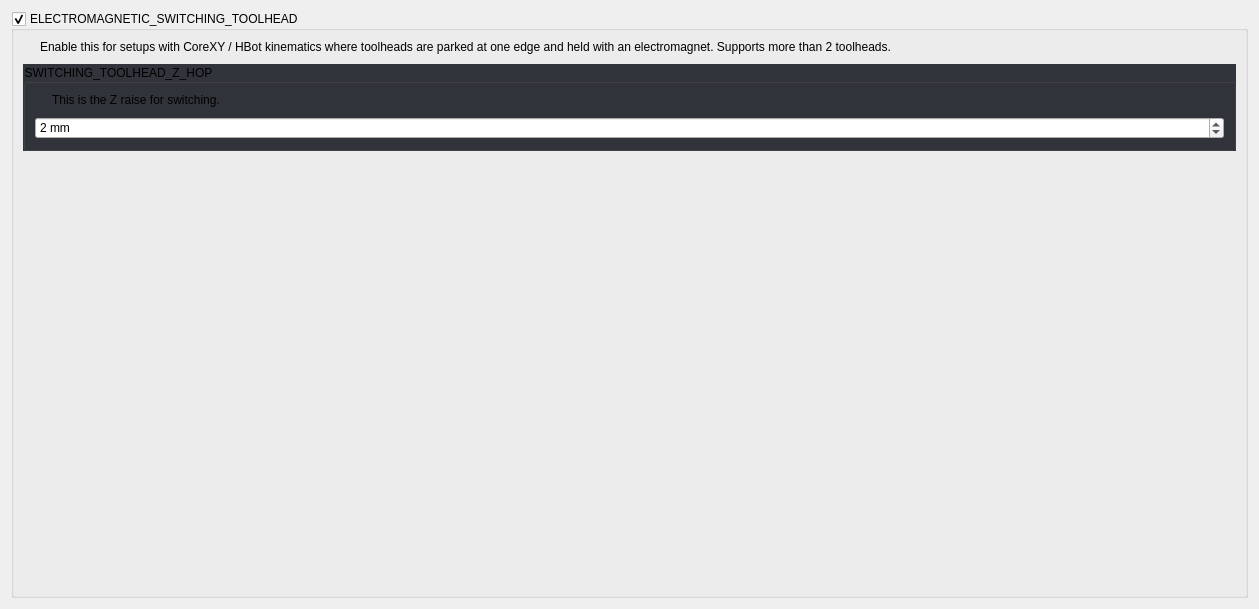
         <widget class="QWidget" name="scrollAreaWidgetContents_7">
          <property name="geometry">
           <rect>
            <x>0</x>
            <y>0</y>
            <width>1259</width>
            <height>609</height>
           </rect>
          </property>
          <property name="styleSheet">
           <string notr="true">#scrollAreaWidgetContents_7 {
	background: rgb(34, 35, 40);
}</string>
          </property>
          <layout class="QGridLayout" name="gridLayout_59">
           <item row="0" column="0">
            <widget class="QGroupBox" name="uElectromagneticSwitchingToolheadBox">
             <property name="sizePolicy">
              <sizepolicy hsizetype="Preferred" vsizetype="Preferred">
               <horstretch>0</horstretch>
               <verstretch>0</verstretch>
              </sizepolicy>
             </property>
             <property name="title">
              <string>ELECTROMAGNETIC_SWITCHING_TOOLHEAD</string>
             </property>
             <property name="checkable">
              <bool>true</bool>
             </property>
             <layout class="QGridLayout" name="gridLayout_51" columnstretch="0,0,0">
              <property name="spacing">
               <number>10</number>
              </property>
              <item row="1" column="0" colspan="3">
               <widget class="QGroupBox" name="groupBox_11">
                <property name="focusPolicy">
                 <enum>Qt::StrongFocus</enum>
                </property>
                <property name="styleSheet">
                 <string notr="true">QGroupBox:!disabled {
	background: rgb(50, 52, 59);
}</string>
                </property>
                <property name="title">
                 <string>SWITCHING_TOOLHEAD_Z_HOP</string>
                </property>
                <layout class="QGridLayout" name="gridLayout_80">
                 <property name="spacing">
                  <number>10</number>
                 </property>
                 <item row="0" column="0">
                  <widget class="QLabel" name="label_92">
                   <property name="sizePolicy">
                    <sizepolicy hsizetype="Fixed" vsizetype="Fixed">
                     <horstretch>0</horstretch>
                     <verstretch>0</verstretch>
                    </sizepolicy>
                   </property>
                   <property name="text">
                    <string/>
                   </property>
                   <property name="pixmap">
                    <pixmap resource="../resources/resources.qrc">:/info_FILL0_wght100_GRAD0_opsz20.svg</pixmap>
                   </property>
                  </widget>
                 </item>
                 <item row="0" column="1">
                  <widget class="QLabel" name="label_93">
                   <property name="text">
                    <string>This is the Z raise for switching.</string>
                   </property>
                   <property name="wordWrap">
                    <bool>true</bool>
                   </property>
                  </widget>
                 </item>
                 <item row="1" column="0" colspan="2">
                  <widget class="QSpinBox" name="uSwitchingToolheadZHopSpinBox">
                   <property name="suffix">
                    <string> mm</string>
                   </property>
                   <property name="maximum">
                    <number>100</number>
                   </property>
                   <property name="stepType">
                    <enum>QAbstractSpinBox::AdaptiveDecimalStepType</enum>
                   </property>
                   <property name="value">
                    <number>2</number>
                   </property>
                  </widget>
                 </item>
                </layout>
               </widget>
              </item>
              <item row="0" column="0">
               <widget class="QLabel" name="label_60">
                <property name="sizePolicy">
                 <sizepolicy hsizetype="Fixed" vsizetype="Fixed">
                  <horstretch>0</horstretch>
                  <verstretch>0</verstretch>
                 </sizepolicy>
                </property>
                <property name="text">
                 <string/>
                </property>
                <property name="pixmap">
                 <pixmap resource="../resources/resources.qrc">:/info_FILL0_wght100_GRAD0_opsz20.svg</pixmap>
                </property>
               </widget>
              </item>
              <item row="0" column="1" colspan="2">
               <widget class="QLabel" name="label_61">
                <property name="text">
                 <string>Enable this for setups with CoreXY / HBot kinematics where toolheads are parked at one edge and held with an electromagnet. Supports more than 2 toolheads.</string>
                </property>
                <property name="wordWrap">
                 <bool>true</bool>
                </property>
               </widget>
              </item>
              <item row="2" column="0" colspan="3">
               <spacer name="verticalSpacer_5">
                <property name="orientation">
                 <enum>Qt::Vertical</enum>
                </property>
                <property name="sizeHint" stdset="0">
                 <size>
                  <width>20</width>
                  <height>40</height>
                 </size>
                </property>
               </spacer>
              </item>
             </layout>
            </widget>
           </item>
          </layout>
         </widget>
